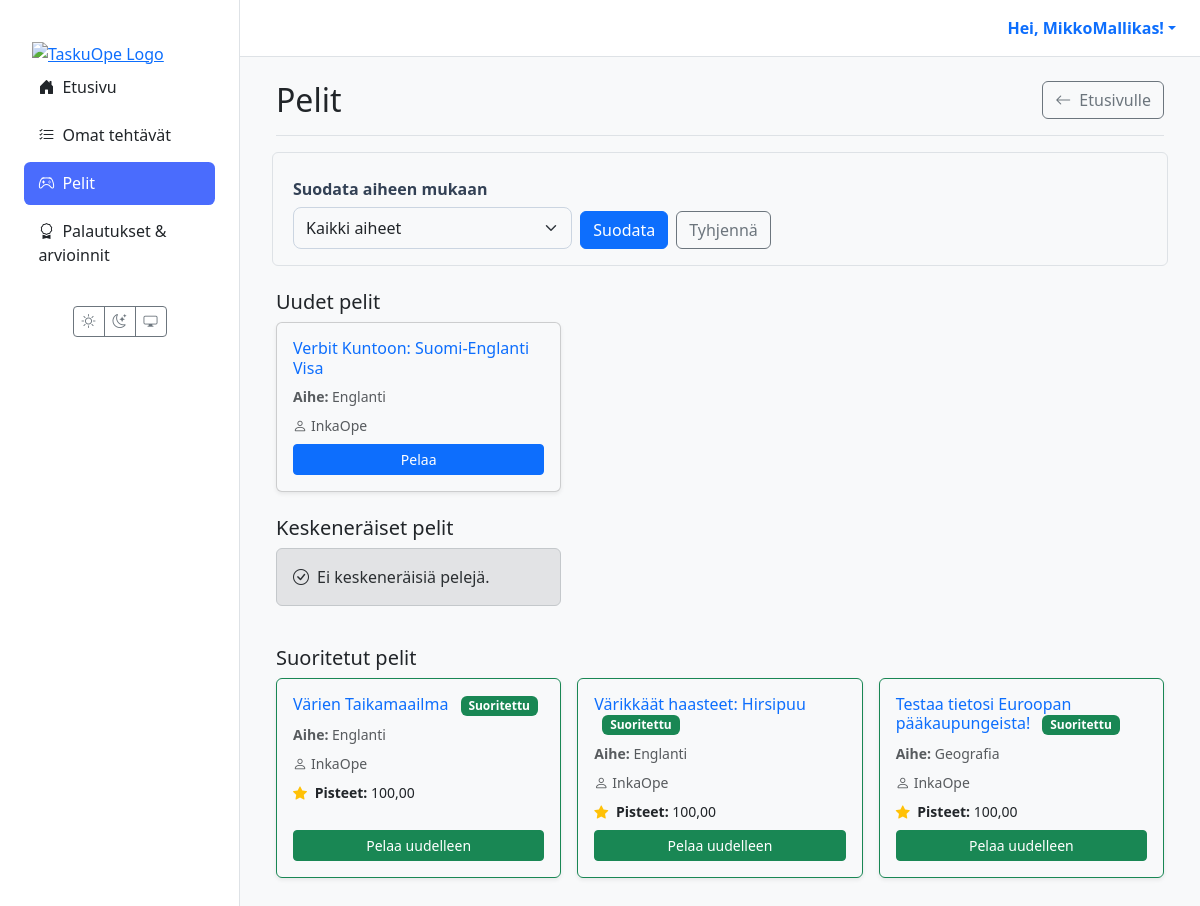
The app's page /oppilas/pelit/ (signed in), older data.
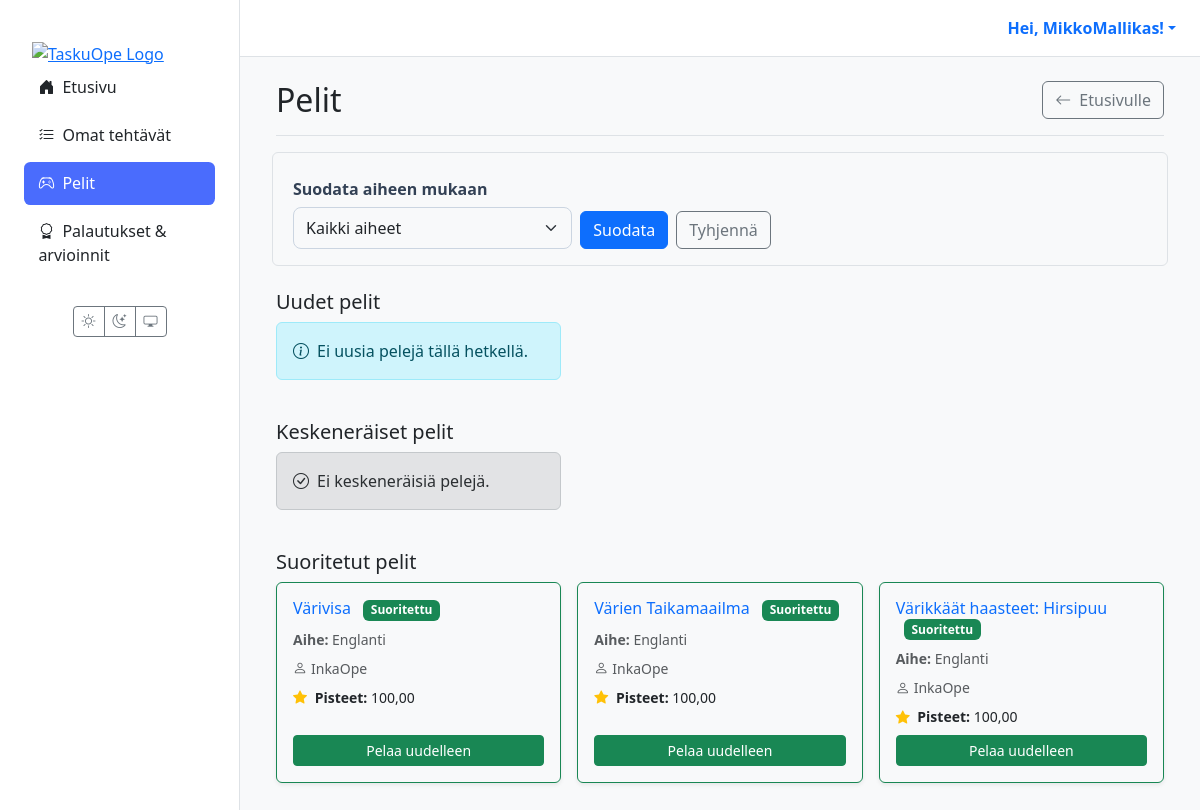
The same page, newer data.
### materials/models.py (models this page shows, shortened)
class Assignment(models.Model):
    class Status(models.TextChoices):
        ASSIGNED = "ASSIGNED", _("Annettu")
        IN_PROGRESS = "IN_PROGRESS", _("Kesken")
        SUBMITTED = "SUBMITTED", _("Palautettu")
        GRADED = "GRADED", _("Arvioitu")
    id = models.UUIDField(primary_key=True, default=uuid.uuid4, editable=False)
    material = models.ForeignKey(Material, on_delete=models.CASCADE, verbose_name=_("Materiaali"))
    student = models.ForeignKey(
        settings.AUTH_USER_MODEL,
        related_name='assignments',
        on_delete=models.CASCADE,
        limit_choices_to={'role': 'STUDENT'},
        verbose_name=_("Oppilas"),
    )
    assigned_by = models.ForeignKey(
        settings.AUTH_USER_MODEL,
        related_name='assigned_tasks',
        on_delete=models.CASCADE,
        limit_choices_to={'role': 'TEACHER'},
        verbose_name=_("Antanut opettaja"),
    )
    due_at = models.DateTimeField(null=True, blank=True, verbose_name=_("Määräaika"))
    status = models.CharField(max_length=20, choices=Status.choices, default=Status.ASSIGNED, verbose_name=_("Tila"))
    draft_response = models.TextField(blank=True, null=True, verbose_name=_("Luonnosvastaus"))
    created_at = models.DateTimeField(auto_now_add=True, verbose_name=_("Luotu"))
    class Meta:
        constraints = [
            models.UniqueConstraint(fields=['material', 'student'], name='unique_assignment_per_student'),
        ]
        indexes = [
            models.Index(fields=['status']),
            models.Index(fields=['due_at']),
            models.Index(fields=['student']),
            models.Index(fields=['assigned_by']),
        ]
        verbose_name = _("Tehtävänanto")
        verbose_name_plural = _("Tehtävänannot")

class Material(models.Model):
    class MaterialType(models.TextChoices):
        TASK = 'tehtävä', _('Tehtävä')
        LEARNING_MATERIAL = 'oppimateriaali', _('Oppimateriaali')
        TEST = 'testi', _('Testi')
        EXAM = 'koe', _('Koe')
        VIDEO = 'video', _('Video')
        GAME = 'peli', _('Peli')
    class Status(models.TextChoices):
        DRAFT = 'DRAFT', _('Luonnos')
        PENDING_APPROVAL = 'PENDING', _('Odottaa hyväksyntää')
        APPROVED = 'APPROVED', _('Hyväksytty')
        REJECTED = 'REJECTED', _('Hylätty')
    GRADE_CHOICES = [(str(i), f"{i}. luokka") for i in range(1, 7)]
    id = models.UUIDField(primary_key=True, default=uuid.uuid4, editable=False)
    title = models.CharField(max_length=255, verbose_name=_("Otsikko"))
    content = models.TextField(
        verbose_name=_("Sisältö"),
        help_text=_("Raakasisältö, esim. AI:n tuottama teksti.")
    )
    structured_content = models.JSONField(
        null=True,
        blank=True,
        verbose_name=_("Jäsennelty sisältö"),
        help_text=_("Esim. monivalinnat tai tehtävän rakenne JSON-muodossa.")
    )
    material_type = models.CharField(
        max_length=50,
        choices=MaterialType.choices,
        default=MaterialType.TASK,
        verbose_name=_("Materiaalin tyyppi"),
    )
    subject = models.CharField(max_length=100, null=True, blank=True, verbose_name=_("Aine"))
    grade_level = models.CharField(
        max_length=20,
        choices=GRADE_CHOICES,
        null=True,
        blank=True,
        verbose_name=_("Luokka-aste"),
    )
    audience = models.JSONField(
        null=True,
        blank=True,
        verbose_name=_("Kohderyhmä"),
        help_text=_("Esim. {'learning_styles': ['visuaalinen'], 'languages': ['fi']}")
    )
    author = models.ForeignKey(
        settings.AUTH_USER_MODEL,
        related_name='authored_materials',
        on_delete=models.CASCADE,
        limit_choices_to={'role': 'TEACHER'},
        verbose_name=_("Tekijä (opettaja)"),
    )
    prompt = models.ForeignKey(
        Prompt,
        on_delete=models.SET_NULL,
        null=True,
        blank=True,
        verbose_name=_("Kehoite"),
    )
    status = models.CharField(
        max_length=50,
        choices=Status.choices,
        default=Status.DRAFT,
        verbose_name=_("Tila"),
    )
    version = models.IntegerField(default=1, verbose_name=_("Versio"))
    parent = models.ForeignKey(
        'self',
        on_delete=models.SET_NULL,
        null=True,
        blank=True,
        related_name='versions',
        verbose_name=_("Edellinen versio"),
    )
    created_at = models.DateTimeField(auto_now_add=True, verbose_name=_("Luotu"))
    updated_at = models.DateTimeField(auto_now=True, verbose_name=_("Päivitetty"))
    class Meta:
        verbose_name = _("Materiaali")
        verbose_name_plural = _("Materiaalit")

class Submission(models.Model):
    class Status(models.TextChoices):
        IN_PROGRESS = 'IN_PROGRESS', _('Kesken')
        SUBMITTED = 'SUBMITTED', _('Palautettu')
    id = models.UUIDField(primary_key=True, default=uuid.uuid4, editable=False)
    assignment = models.ForeignKey('materials.Assignment', on_delete=models.CASCADE, related_name='submissions', verbose_name=_("Tehtävänanto"))
    student = models.ForeignKey(
        settings.AUTH_USER_MODEL,
        on_delete=models.CASCADE,
        limit_choices_to={'role': 'STUDENT'},
        verbose_name=_("Oppilas"),
    )
    status = models.CharField(max_length=20, choices=Status.choices, default=Status.SUBMITTED, verbose_name=_("Tila"))
    grade = models.IntegerField(
        null=True,
        blank=True,
        validators=[MinValueValidator(4), MaxValueValidator(10)],
        help_text=_("Numeroarvosana 4–10"),
        verbose_name=_("Arvosana"),
    )
    score = models.DecimalField(
        max_digits=6,
        decimal_places=2,
        null=True,
        blank=True,
        help_text=_("Saadut pisteet"),
        verbose_name=_("Pisteet"),
    )
    max_score = models.DecimalField(
        max_digits=6,
        decimal_places=2,
        null=True,
        blank=True,
        help_text=_("Maksimipisteet"),
        verbose_name=_("Maksimipisteet"),
    )
    feedback = models.TextField(blank=True, help_text=_("Opettajan palaute"), verbose_name=_("Palaute"))
    response = models.TextField(blank=True, verbose_name=_("Vastaus"))
    created_at = models.DateTimeField(auto_now_add=True, verbose_name=_("Luotu"))
    started_at = models.DateTimeField(auto_now_add=True, verbose_name=_("Aloitettu"))
    submitted_at = models.DateTimeField(null=True, blank=True, verbose_name=_("Palautettu"))
    graded_at = models.DateTimeField(null=True, blank=True, verbose_name=_("Arvioitu"))
    class Meta:
        verbose_name = _("Palautus")
        verbose_name_plural = _("Palautukset")

### users/models.py (models this page shows)
class CustomUser(AbstractUser):
    class Role(models.TextChoices):
        TEACHER = 'TEACHER', 'Teacher'
        STUDENT = 'STUDENT', 'Student'
    role = models.CharField(max_length=50, choices=Role.choices, default=Role.STUDENT)
    grade_class = models.PositiveSmallIntegerField(
        verbose_name="Luokka-aste",
        null=True,  # Salli tyhjä arvo (esim. opettajat)
        blank=True, # Ei pakollinen lomakkeissa
        choices=[(i, f"{i}. luokka") for i in range(1, 10)] # Valinnat 1-9
    )

### materials/views.py (the view)
# urls.py: path("oppilas/pelit/", views.student_games_view, name="student_games"),
@login_required(login_url='kirjaudu')
def student_games_view(request):
    if request.user.role != 'STUDENT':
        return redirect('dashboard')
    selected_subject = request.GET.get('subject', '')
    qs = Assignment.objects.select_related('material', 'assigned_by').filter(
        student=request.user,
        material__material_type='peli'
    ).order_by('-created_at')
    subjects = qs.exclude(
        material__subject__isnull=True
    ).exclude(
        material__subject=''
    ).values_list('material__subject', flat=True).distinct().order_by('material__subject')
    if selected_subject:
        qs = qs.filter(material__subject=selected_subject)
    ctx = {
        "assigned": qs.filter(status="ASSIGNED"),
        "in_progress": qs.filter(status="IN_PROGRESS"),
        "completed": qs.filter(status__in=["SUBMITTED", "GRADED"]),
        "subjects": subjects,
        "selected_subject": selected_subject,
        "now": timezone.now(),
    }
    return render(request, 'student/games.html', ctx)

### templates/student/games.html (shortened to what the changed rows need)
{% extends 'partials/base.html' %}
{% block content %}
<div class="container-fluid">
  <div class="d-flex justify-content-between align-items-center mb-4 border-bottom pb-3">
    <h1 class="h2 mb-0"> Pelit</h1>
  </div>
  <section class="student-section stack-flow mb-4">
    <h2 class="h5 mb-2"> Uudet pelit</h2>
    <div class="student-cards">
      {% for a in assigned %}
        <article class="card shadow-sm student-card h-100">
          <div class="card-body d-flex flex-column">
            <h3 class="card-title h6 mb-2">
              <a href="{% url 'play_game' assignment_id=a.id %}" class="text-decoration-none">
                {{ a.material.title }}
              </a>
            </h3>
            <p class="card-text text-muted small mb-2">
              <strong>Aihe:</strong> {{ a.material.subject|default:"Ei määritetty" }}
            </p>
            <p class="card-text text-muted small mb-2">
              <i class="bi bi-person me-1"></i>{{ a.assigned_by.get_full_name|default:a.assigned_by.username }}
            </p>
            <div class="mt-auto">
              <a href="{% url 'play_game' assignment_id=a.id %}" class="btn btn-primary btn-sm w-100">
                Pelaa
              </a>
            </div>
          </div>
        </article>
      {% empty %}
        <div class="alert alert-info">
          <i class="bi bi-info-circle me-2"></i>Ei uusia pelejä tällä hetkellä.
        </div>
      {% endfor %}
    </div>
  </section>
  <section class="student-section stack-flow mb-4">
    <h2 class="h5 mb-2"> Keskeneräiset pelit</h2>
  </section>
  <section class="student-section stack-flow mb-4">
    <h2 class="h5 mb-2"> Suoritetut pelit</h2>
    <div class="student-cards">
      {% for a in completed %}
        <article class="card shadow-sm student-card h-100 border-success">
          <div class="card-body d-flex flex-column">
            <h3 class="card-title h6 mb-2">
              <a href="{% url 'play_game' assignment_id=a.id %}" class="text-decoration-none">
                {{ a.material.title }}
              </a>
              <span class="badge bg-success ms-2">Suoritettu</span>
            </h3>
            <p class="card-text text-muted small mb-2">
              <strong>Aihe:</strong> {{ a.material.subject|default:"Ei määritetty" }}
            </p>
            <p class="card-text text-muted small mb-2">
              <i class="bi bi-person me-1"></i>{{ a.assigned_by.get_full_name|default:a.assigned_by.username }}
            </p>
            {% with sub=a.submissions.last %}
              {% if sub and sub.score %}
                <p class="card-text small mb-2">
                  <i class="bi bi-star-fill text-warning me-1"></i>
                  <strong>Pisteet:</strong> {{ sub.score }}
                </p>
              {% endif %}
            {% endwith %}
            <div class="mt-auto">
              <a href="{% url 'play_game' assignment_id=a.id %}" class="btn btn-success btn-sm w-100">
                Pelaa uudelleen
              </a>
            </div>
          </div>
        </article>
      {% empty %}
        <div class="alert alert-secondary">
          <i class="bi bi-info-circle me-2"></i>Et ole vielä suorittanut yhtään peliä.
        </div>
      {% endfor %}
    </div>
  </section>
</div>
{% endblock %}

Row changes from the older to the newer data that the page shows:
removed Assignment: material "Verbit Kuntoon: Suomi-Englanti Visa", material.subject "Englanti", assigned_by.get_full_name "InkaOpe", shown under "Uudet pelit"
removed Assignment: material "Testaa tietosi Euroopan pääkaupungeista!", material.subject "Geografia", assigned_by.get_full_name "InkaOpe", submissions.last.score "100,00", shown under "Suoritetut pelit"
added Assignment: material "Värivisa", material.subject "Englanti", assigned_by.get_full_name "InkaOpe", submissions.last.score "100,00", shown under "Suoritetut pelit"
Text that changed along with them:
text now shown: "Ei uusia pelejä tällä hetkellä."
